Frame 1 (no input): blank canvas, image omitted
Frame 60 (the mouse pressed at the canvas centre just before this capture): blank canvas, image omitted
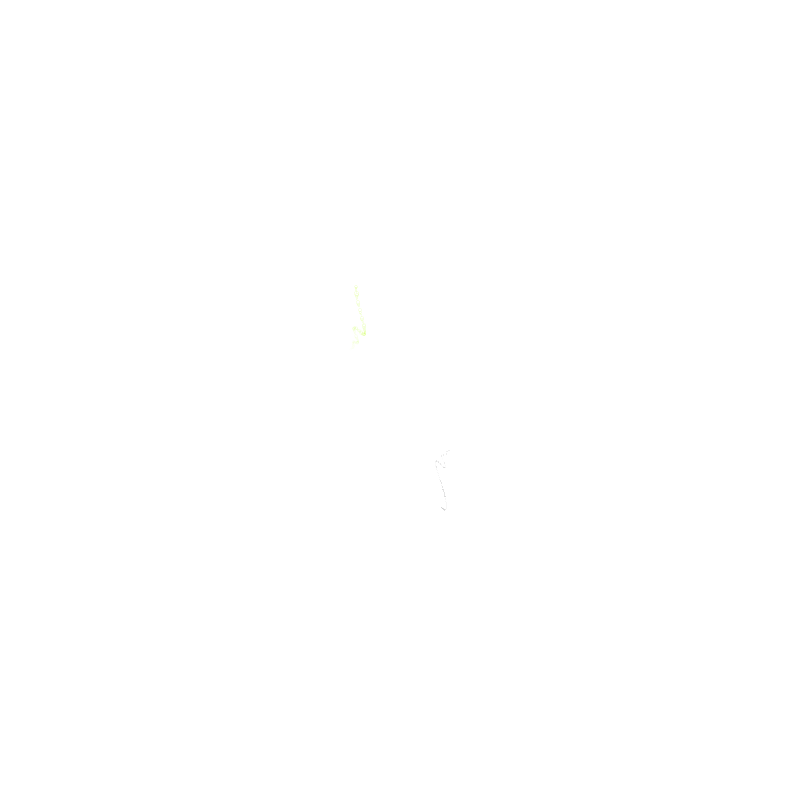
Frame 120 (the mouse held since frame 60 and released just before this capture)

The Processing sketch whose frames 1 and 60 were blank and that drew this single picture after the mouse press (run headless with seeded random() and noise(); from frame 60 on, the mouse is pressed at the canvas centre):

// Processing sketch: processing_44660
// ── processing_44660.pde

//hecho por ssbeltran


float rot;
float skl = 0.1;

// variables para Perlin
float posX;
float ruidoX = .0090;
float varX;
float posY;
float ruidoY = .00901;
float varY;

float aposX;
float aruidoX = .00902;
float avarX;
float aposY;
float aruidoY = .00903;
float avarY;

float bposX;
float bruidoX = .00904;
float bvarX;
float bposY;
float bruidoY = .00905;
float bvarY;

float cposX;
float cruidoX = .00906;
float cvarX;
float cposY;
float cruidoY = .00907;
float cvarY;

// variables para ellipse

float eposX;
float eruidoX = .0080;
float evarX;
float eposY;
float eruidoY = .00799;
float evarY;

float eaposX;
float earuidoX = .00798;
float eavarX;
float eaposY;
float earuidoY = .00797;
float eavarY;

float ebposX;
float ebruidoX = .00796;
float ebvarX;
float ebposY;
float ebruidoY = .00795;
float ebvarY;

float ecposX;
float ecruidoX = .00794;
float ecvarX;
float ecposY;
float ecruidoY = .00793;
float ecvarY;


// contador

float contador;

// - - - -  - - -  -- - - - - - SETUP - - - - - - - - - - - -


void setup (){
  
  
 size (800,800);
 smooth();
 background (255);
 frameRate (60); 
 
}


// - - - - - - - - -  - - -DRAW - - - - - - - - - - - 


void draw (){
  
  translate (width/2, height/2);
  scale (skl%0.5);
  skl += 0.001;
  rotate (radians(rot));
  rot += 0.2;
  
  // primero la curva blanca

posX = noise(varX)*width;
varX += ruidoX;
posY = noise (varY)*height;
varY += ruidoY;
aposX = noise(avarX)*width;
avarX += aruidoX;
aposY = noise (avarY)*height;
avarY += aruidoY;
bposX = noise(bvarX)*width;
bvarX += bruidoX;
bposY = noise (bvarY)*height;
bvarY += bruidoY;
cposX = noise(cvarX)*width;
cvarX += cruidoX;
cposY = noise (cvarY)*height;
cvarY += cruidoY;
  
  
fill (255,15);
stroke (0);
beginShape ();
curveVertex (posX,posY);
curveVertex (aposX, aposY);
curveVertex (bposX, bposY);
curveVertex (cposX, cposY);
endShape ();

// ahora la ellipse verde

eposX = noise(evarX)*width;
evarX += eruidoX;
eposY = noise (evarY)*height;
evarY += eruidoY;
eaposX = noise(eavarX)*width;
eavarX += earuidoX;
eaposY = noise (eavarY)*height;
eavarY += earuidoY;
ebposX = noise(ebvarX)*width;
ebvarX += ebruidoX;
ebposY = noise (ebvarY)*height;
ebvarY += ebruidoY;
ecposX = noise(ecvarX)*width;
ecvarX += ecruidoX;
ecposY = noise (ecvarY)*height;
ecvarY += ecruidoY;
  
  

fill (0,0,0,0);
stroke (180,255,0, contador%255);
ellipse (-eposX,-eaposX,-ebposX%20,-ecposX%20);


contador ++;



}



  
